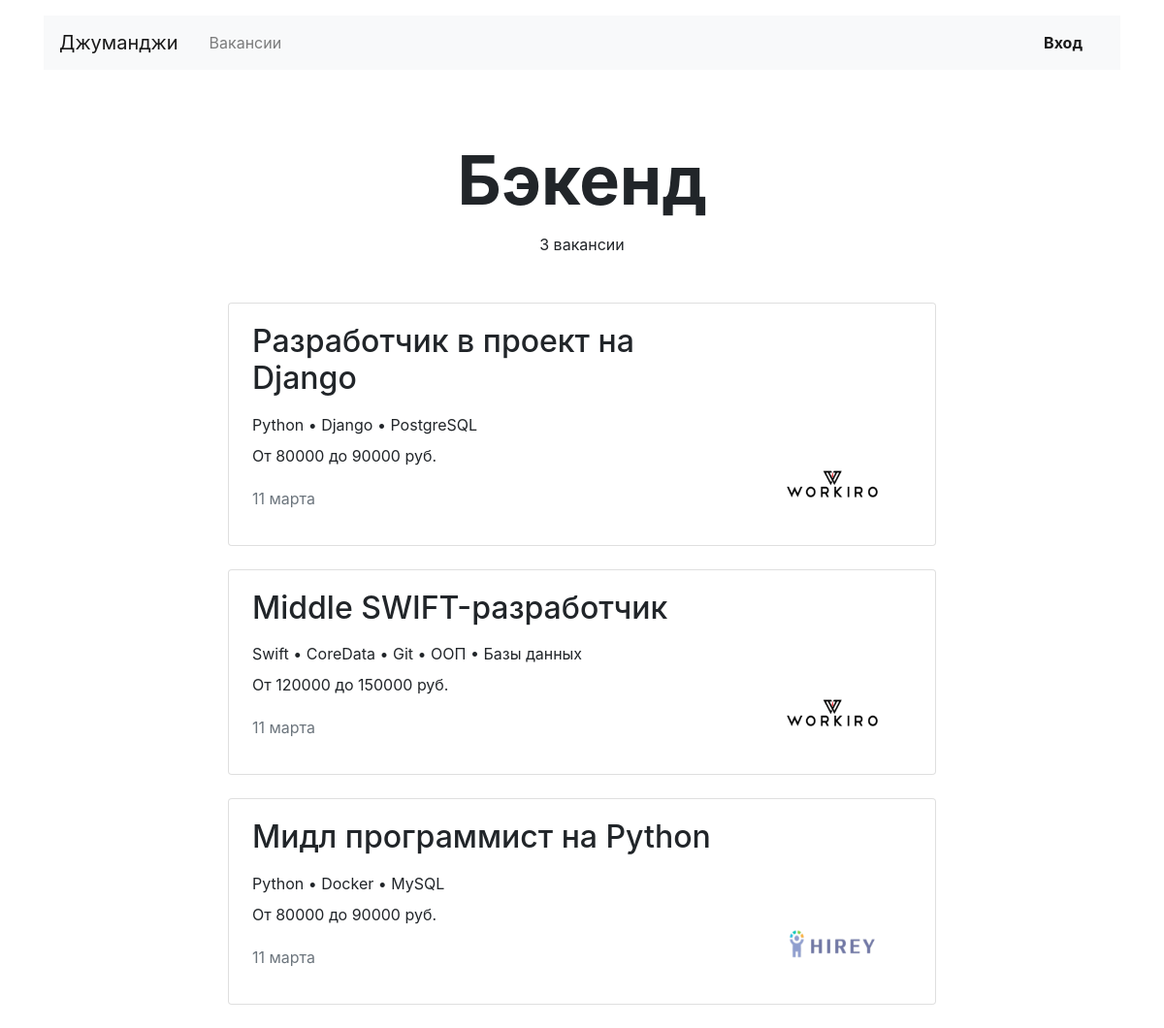
Page /vacancies/cat/backend on the earlier database version.
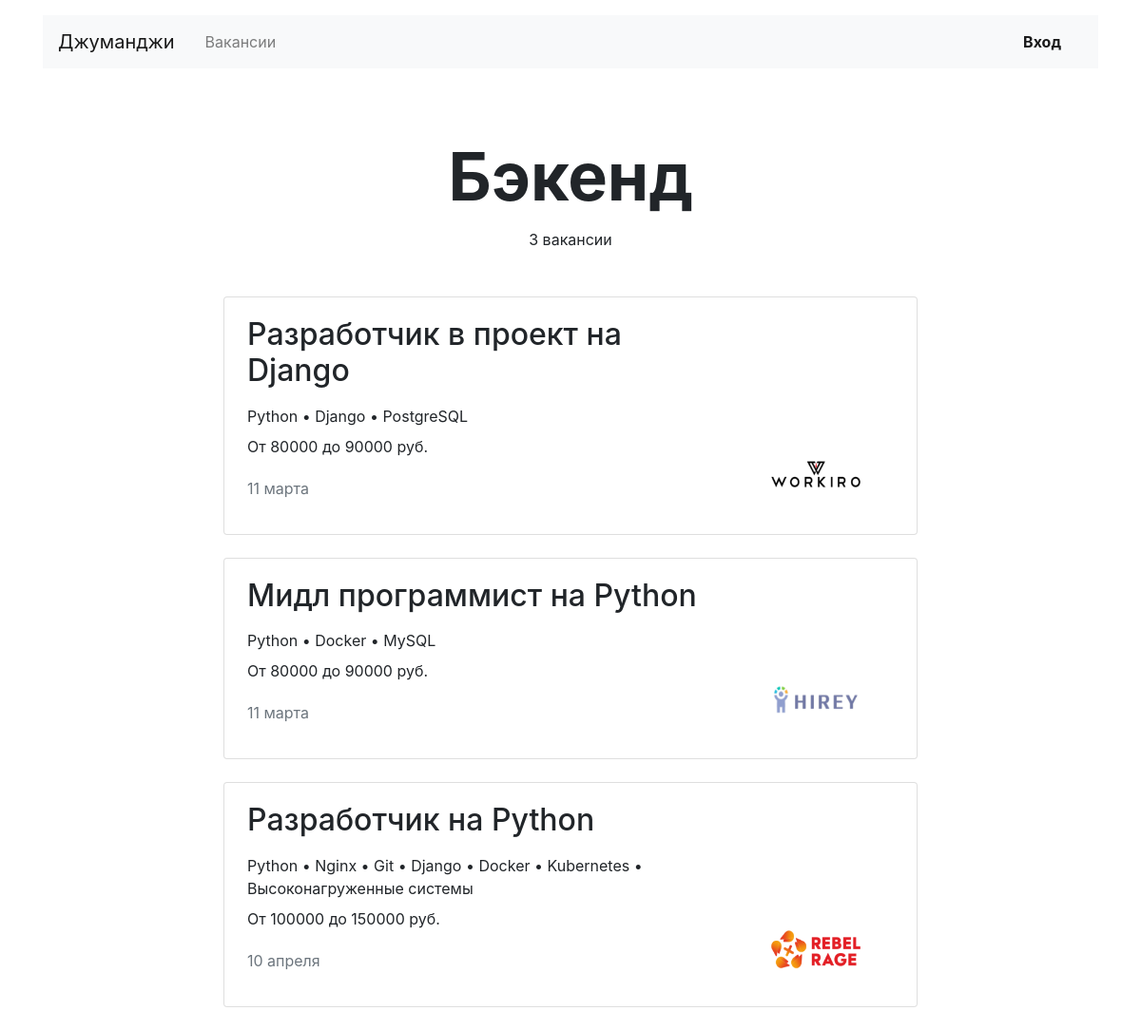
Same page on the later database version.
### main/models.py (models this page shows, shortened)
class Vacancy(models.Model):
    title = models.CharField(max_length=120)
    specialty = models.ForeignKey(Specialty, on_delete=models.CASCADE, related_name='vacancies')
    company = models.ForeignKey(Company, on_delete=models.CASCADE, related_name='companies')
    skills = models.TextField()
    description = HTMLField()
    salary_min = models.PositiveIntegerField()
    salary_max = models.PositiveIntegerField()
    published_at = models.DateField(default=date.today)

class Specialty(models.Model):
    code = models.CharField(max_length=15)
    title = models.CharField(max_length=120)
    picture = models.ImageField(default="https://place-hold.it/100x60", upload_to=MEDIA_SPECIALITY_IMAGE_DIR)

class Company(models.Model):
    name = models.CharField(max_length=120)
    location = models.CharField(max_length=120)
    logo = models.ImageField(default="https://place-hold.it/100x60", upload_to=MEDIA_COMPANY_IMAGE_DIR)
    description = HTMLField()
    employee_count = models.PositiveIntegerField()
    owner = models.OneToOneField(User, on_delete=models.CASCADE, blank=True, related_name='my_company', null=True)

### main/views/main.py (the view)
# urls.py: path('vacancies/cat/<str:cat_name>', mv.SpecialityView.as_view(), name='vacancies_cat'),
class SpecialityView(TemplateView):
    template_name = 'main/vacancies_speciality.html'
    def get_context_data(self, cat_name):
        context = super().get_context_data()
        context['title'] = get_object_or_404(Specialty, code=cat_name)
        context['vacancies'] = Vacancy.objects.filter(specialty__code=cat_name)
        return context

### main/templatetags/my_tags.py (called while the page is built)
@register.filter()
def custom_sep(string, separator='+'):
    for_separator_list = [word.lstrip() for word in string.split(',')]
    return separator.join(for_separator_list)

@register.filter()
def ru_pluralize(number: Union[int, str], args: str = 'тур,тура,туров'):
    nom_sing, gen_sing, gen_plur = args.split(',')
    number = abs(int(number))
    if 10 <= number % 100 <= 20:
        return f'{number} {gen_plur}'
    if number % 10 == 1:
        return f'{number} {nom_sing}'
    if 2 <= number % 10 <= 4:
        return f'{number} {gen_sing}'
    return f'{number} {gen_plur}'

### main/templates/main/vacancies_speciality.html (shortened to what this page needs)
{% extends 'main/base/base.html' %}
{% load my_tags %}
{% block content %}
 <main class="container mt-3">
    <section>
      <h1 class="h1 text-center mx-auto mt-4 pt-5" style="font-size: 70px;"><strong>{{vacancies.0.specialty.title}}</strong></h1>
      <p class="text-center pt-1">{{vacancies.count|ru_pluralize:'вакансия,вакансии,вакансий'}}</p>
      <div class="row mt-5">
        <div class="col-12 col-lg-8 offset-lg-2 m-auto">
          {% for vacancy in vacancies %}
          <div class="card mb-4">
            <div class="card-body px-4">
              <div class="row">
                <div class="col-12 col-md-8 col-lg-9">
                  <h2 class="h2 pb-2">{{vacancy.title}}</h2>
                  <p class="mb-2">{{vacancy.skills|custom_sep:' • ' }}</p>
                  {% if vacancy.salary_min == vacancy.salary_max %}
                  <p> {{ vacancy.salary_max }} руб.</p>
                  {% else %}
                  <p>От {{ vacancy.salary_min }} до {{ vacancy.salary_max }} руб.</p>
                  {% endif %}
                  <p class="text-muted pt-1">{{vacancy.published_at|date:'d E'}}</p>
                </div>
                <div class="col-12 col-md-4 col-lg-3 d-flex align-items-end">
                  <a href="{% url 'vacancy' vacancy.id %}"><img src="{{ vacancy.company.logo.url }}" width="130" height="80" alt=""></a>
                </div>
              </div>
            </div>
          </div>
          {% endfor %}
        </div>
      </div>
    </section>
  </main>
{% endblock %}

### main/templates/main/base/base.html (shortened to what this page needs)
<!DOCTYPE html>
<html lang="ru">
<head>
  <link rel="stylesheet" href="https://stackpath.bootstrapcdn.com/bootstrap/4.3.1/css/bootstrap.min.css">
</head>
<body>
  <header class="container mt-3">
    <nav class="navbar navbar-expand-lg navbar-light bg-light">
      <a class="navbar-brand mr-4" href="{% url 'main' %}">Джуманджи</a>
      <div class="collapse navbar-collapse justify-content-between" id="navbarNav">
        <ul class="navbar-nav col-10">
          {% url 'vacancies' as vac_link %}
          <li class="nav-item {% if request.path == vac_link %} active {% endif %}">
            <a class="nav-link" href="{% url 'vacancies' %}">Вакансии</a>
          </li>
        </ul>
        <ul class="navbar-nav col-2 justify-content-end">
          <li class="nav-item active">
            {% if user.is_anonymous %}
            <a href="{% url 'login' %}" class="nav-link font-weight-bold">Вход</a>
            {% endif %}
          </li>
        </ul>
      </div>
    </nav>
  </header>
  {% block content %}
  {% endblock %}
</body>
</html>

Differences in the rows shown:
removed Vacancy: title "Middle SWIFT-разработчик", skills|custom_sep "Swift • CoreData • Git • ООП • Базы данных", salary_min "120000", salary_max "150000", published_at "11 марта", company.logo (picture)
added Vacancy: title "Разработчик на Python", skills|custom_sep "Python • Nginx • Git • Django • Docker • Kubernetes • Высоконагруженные системы", salary_min "100000", salary_max "150000", published_at "10 апреля", company.logo (picture)
